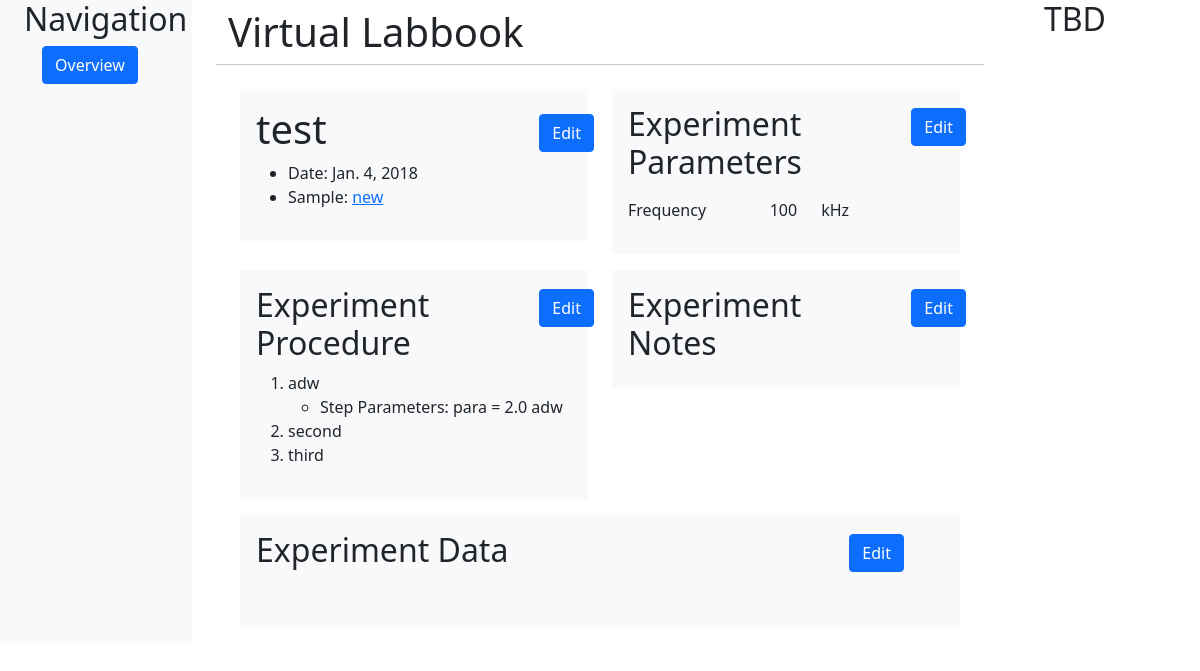
The page /polls/experiment/2/2/ on the database its author committed.
### polls/models.py (models this page shows, shortened)
class Experiment(models.Model):
    sample = models.ForeignKey(Sample, on_delete=models.PROTECT, related_name='experiments')
    name = models.CharField(max_length=200)
    date = models.DateField('Date of experiment', default=datetime.datetime.now)

class Sample(models.Model):
    name = models.CharField(max_length=200)
    def __str__(self):
        return self.name

class Parameter(models.Model):
    step = models.ForeignKey(Step, on_delete=models.CASCADE, related_name='step_parameters', blank=True, null=True)
    sample = models.ForeignKey(Sample, on_delete=models.CASCADE, related_name='sample_parameters', blank=True,
                               null=True)
    experiment = models.ForeignKey(Experiment, on_delete=models.CASCADE, related_name='experiment_parameters',
                                   blank=True, null=True)
    name = models.CharField(max_length=200)
    value = models.CharField(max_length=200, blank=True, null=True)
    unit = models.CharField(max_length=200, blank=True, null=False)

class Step(models.Model):
    experiment = models.ForeignKey(Experiment, on_delete=models.CASCADE, related_name='experiment_steps', blank=True,
                                   null=True)
    note = models.CharField(max_length=200, blank=True)
    text = models.CharField(max_length=200)

### polls/views.py (the view)
class FileView(generic.DateDetailView):
    template_name = 'polls/file-viewer.html'
    object = None
    file=None
    def get(self, request, *args, **kwargs):
        self.object = get_object_or_404(Experiment, id=self.kwargs['parent_id'])
        self.file=get_object_or_404(File, id=self.kwargs['file_id'])
        return self.render_to_response(self.get_context_data(parent=self.object,
                                                             parent_id=self.object.id,
                                                             file_name=self.file.name,
                                                             file_url=self.file.file.url,
                                                             file_type=self.file.type))

### polls/templates/polls/file-viewer.html (shortened to what this page needs)
{% extends 'polls/experiment-detail.html' %}

### polls/templates/polls/experiment-detail.html (shortened to what this page needs)
{%extends 'polls/base.html'%}
{% block content %}
<div class="row row-cols-1 row-cols-lg-2">
    <div class="col">
        <div class="py-3 px-3 mb-3 bg-light text-dark">
            <h1 class="row">
                <div class="col">{{ parent.name }}</div>
                <div class="col-2">
                    {% if update_name != 'experiment' %}
                    <form action="{% url 'polls:update-experiment' parent_id %}" method="get">
                        <input class="btn btn-primary" type="submit" value="Edit">
                    </form>
                    {%endif%}
                </div>
            </h1>
            {% if update_name == 'experiment' %}
            {% include 'polls/update-experiment.html' %}
            {% else %}
            <ul>
                <li> Date: {{ parent.date }}</li>
                <li> Sample:
                    <a href="{%url 'polls:sample-detail' parent.sample.id %}"> {{ parent.sample }}</a>
                </li>
            </ul>
            {% endif %}
        </div>
    </div>
    <div class="col">
        <div class="py-3 px-3 mb-3 bg-light text-dark">
            <h2>
                <div class="row">
                    <div class="col">Experiment Parameters</div>
                    <div class="col-2">
                        {% if update_name != 'parameter' %}
                        <form action="{% url 'polls:experiment-update-parameter' parent_id %}" method="get">
                            <input class="btn btn-primary" type="submit" value="Edit">
                        </form>
                        {%endif%}
                    </div>
                </div>
            </h2>
            {% if update_name == 'parameter' %}
            {% with col_count=3 %}
            {% include 'polls/child-update-form.html' %}
            {% endwith %}
            {% else %}
            {% for parameter in parent.experiment_parameters.all %}
            <p>
            <div class="row ">
                <div class="col-5"> {{ parameter.name }}</div>
                <div class="col-md-auto">{{ parameter.value }}</div>
                <div class="col-md-auto">{{ parameter.unit }}</div>
            </div>
            </p>
            {% endfor %}
            {% endif %}
        </div>
    </div>
    <div class="col ">
        <div class="py-3 px-3 mb-3 bg-light text-dark">
            <h2 class="row">
                <div class="col">Experiment Procedure</div>
                <div class="col-2">
                    {% if update_name != 'step' %}
                    <form action="{% url 'polls:experiment-update-step' parent_id %}" method="get">
                        <input class="btn btn-primary" type="submit" value="Edit">
                    </form>
                    {%endif%}
                </div>
            </h2>
            <ol>
                {% block experiment-update-step %}
                {% for step in parent.experiment_steps.all %}
                <li>
                    <div class="inline">
                        {{ step.text }}
                        <ul>
                            {% for step_parameter in step.step_parameters.all %}
                            <li>
                                Step Parameters:
                                {{ step_parameter.name }} =
                                {{ step_parameter.value }}
                                {{ step_parameter.unit }}
                            </li>
                            {% endfor %}
                        </ul>
                    </div>
                </li>
                {% endfor %}
                {% endblock %}
            </ol>
        </div>
    </div>
    <div class="col">
        <div class=" py-3 px-3 mb-3 bg-light text-dark">
            <h2>
                <div class="row">
                    <div class="col">Experiment Notes</div>
                    <div class="col-2">
                        {% if update_name != 'step' %}
                        <form action="{% url 'polls:experiment-update-note' parent_id %}" method="get">
                            <input class="btn btn-primary" type="submit" value="Edit">
                        </form>
                        {%endif%}
                    </div>
                </div>
            </h2>
        </div>
    </div>
    <div class="col-lg-12">
        <div class=" py-3 px-3 mb-3 bg-light text-dark">
            <h2>
                <div class="row">
                    <div class="col">Experiment Data</div>
                    <div class="col-2">
                        <form action="{% url 'polls:file-upload' parent_id %}" method="GET">
                            <input class="btn btn-primary" type="submit" value="Edit">
                        </form>
                    </div>
                </div>
            </h2>
            {% if update_name == 'file' %}
            {% with col_count=4 %}
            {% include 'polls/child-update-form.html' %}
            {% endwith %}
            {% else %}
            <div class="row mt-4 row-cols-1 row-cols-lg-2 justify-content-center">
                <div class="col col-lg-4">
                </div>
                <div class="col col-lg-8">
                </div>
            </div>
            {% endif %}
        </div>
    </div>
</div>
{% endblock %}

### rows shown on the page
Experiment: name "test", date "Jan. 4, 2018", sample "new"
Parameter: name "Frequency", value "100", unit "kHz"
Step: text "adw"
Parameter: name "para", value "2.0", unit "adw"
Step: text "second"
Step: text "third"
